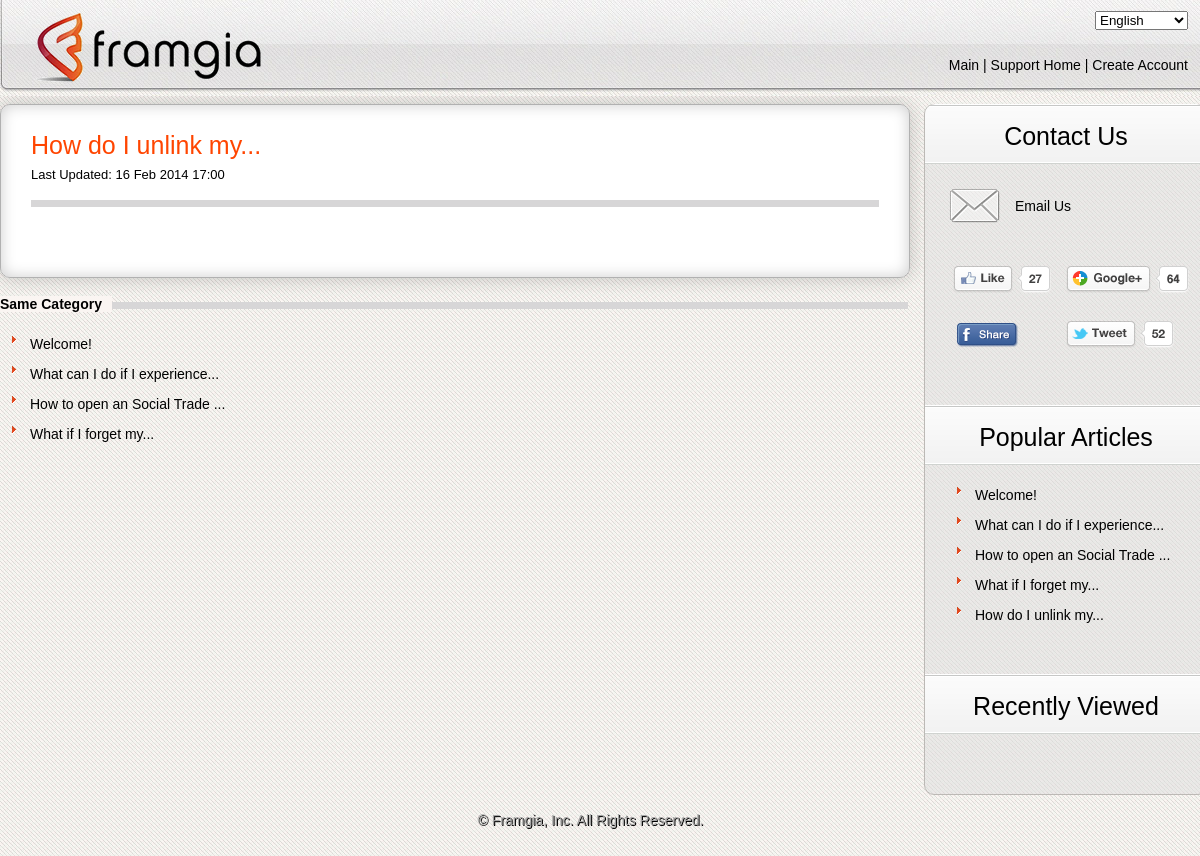
/article/genaral-help-c1-how-do-i-unlink-my-i5.html, run on the app's committed database.
### tables this page shows
CREATE TABLE IF NOT EXISTS `articles` (
  `id` int(11) NOT NULL AUTO_INCREMENT,
  `category_id` int(11) NOT NULL DEFAULT '0',
  `title` text NOT NULL,
  `meta_description` text NOT NULL,
  `meta_keywords` text NOT NULL,
  `content` text NOT NULL,
  `origin_id` int(11) NOT NULL DEFAULT '0',
  `lang` varchar(45) NOT NULL DEFAULT 'english',
  `updated_at` timestamp NULL DEFAULT CURRENT_TIMESTAMP,
  `total_view` int(11) NOT NULL DEFAULT '0',
  PRIMARY KEY (`id`)
);

CREATE TABLE IF NOT EXISTS `categories` (
  `id` int(11) NOT NULL AUTO_INCREMENT,
  `category` varchar(255) NOT NULL,
  `origin_id` int(11) NOT NULL DEFAULT '0',
  `lang` varchar(45) NOT NULL DEFAULT 'english',
  PRIMARY KEY (`id`)
);

### application/libraries/layout.php (called while the page is built, shortened)
<?php
class Layout
{
    private $obj;
    private $layout_view;
    private $title = '';
    private $meta_description = '';
    private $meta_keywords = '';
    function __construct()
    {
        $this->obj = & get_instance();
    }
    function render_layout($layout = "")
    {
        $this->layout_view = $layout != "" ? $layout . EXT : "layouts/default" . EXT;
    }
    function view($view, $data = null, $return = false)
    {
        $data['content_for_layout'] = $this->obj->load->view($view, $data, true);
        $data['title_for_layout'] = $this->title;
        $data['meta_description'] = $this->meta_description;
        $data['meta_keywords'] = $this->meta_keywords;
        $data['js_for_layout'] = '';
        $data['css_for_layout'] = '';
        $output = $this->obj->load->view($this->layout_view, $data, $return);
        return $output;
    }
    function meta_description($meta_description)
    {
        $this->meta_description = $meta_description;
    }
    function meta_keywords($meta_keywords)
    {
        $this->meta_keywords = $meta_keywords;
    }
    function title($title)
    {
        $this->title = $title;
    }
}

### application/controllers/article/article.php (called while the page is built, shortened)
<?php
class Article extends Front_Controller {
    function view_detail($category_id = 0, $article_id = 0) {
        $article = get_article_by_id($article_id);
        set_total_view_by_id($article_id);
        $category = $this->category_model->get_by_id($category_id);
        $related_articles = get_related_articles($article_id, $category_id);
        $view_data = array(
            'article' => $article,
            'category' => $category,
            'related_articles' => $related_articles
        );
        $this->layout->title($article->title . ' | ' . $category->category . ' | ' . DEFAULT_SITE_TITLE);
        $this->layout->meta_description($article->meta_description . ' | ' . $category->category . ' | ' . DEFAULT_SITE_TITLE);
        $this->layout->meta_keywords($article->meta_description . ' | ' . $category->category . ' | ' . DEFAULT_SITE_TITLE);
        $this->layout->view('article/view_detail', $view_data);
    }
}

### index.php (called while the page is built, shortened)
<?php
require_once BASEPATH . 'core/CodeIgniter.php';

### application/libraries/csession.php (called while the page is built, shortened)
<?php
class Csession {
    function get($var = null, $namespace = 'default') {
        if (isset($var))
            return isset($_SESSION[$namespace][$var]) ? $_SESSION[$namespace][$var] : null;
        else
            return isset($_SESSION[$namespace]) ? $_SESSION[$namespace] : null;
    }
}

### application/helpers/article_helper.php (called while the page is built, shortened)
<?php
if (!function_exists('get_popular_articles')) {
    function get_popular_articles($limit = 5) {
        $CI = & get_instance();
        $CI->db->select('articles.*, categories.category');
        $CI->db->join('categories', 'categories.id = articles.category_id');
        $CI->db->where('articles.lang', !$CI->csession->get('lang') ? 'english' : $CI->csession->get('lang'));
        $CI->db->limit($limit);
        $CI->db->order_by('total_view', 'desc');
        return $CI->db->get('articles')->result();
    }
}
if (!function_exists('get_article_by_id')) {
    function get_article_by_id($article_id = 0) {
        $CI = & get_instance();
        $CI->db->where('id', $article_id);
        $CI->db->where('lang', !$CI->csession->get('lang') ? 'english' : $CI->csession->get('lang'));
        return $CI->db->get('articles')->row(0);
    }
}
if (!function_exists('set_total_view_by_id')) {
    function set_total_view_by_id($article_id = 0) {
        $article = get_article_by_id($article_id);
    }
}
if (!function_exists('get_related_articles')) {
    function get_related_articles($article_id = 0, $category_id = 0, $limit = 5) {
        $CI = & get_instance();
        $CI->db->where('id !=', $article_id);
        $CI->db->where('category_id', $category_id);
        $CI->db->where('lang', !$CI->csession->get('lang') ? 'english' : $CI->csession->get('lang'));
        $CI->db->limit($limit);
        $CI->db->order_by('updated_at');
        return $CI->db->get('articles')->result();
    }
}

### application/models/category_model.php (called while the page is built, shortened)
<?php
class Category_model extends CI_Model {
    var $table_name = 'categories';
    function get_by_id($category_id = 0) {
        $this->db->where('id', $category_id);
        return $this->db->get($this->table_name)->row(0);
    }
}

### application/helpers/friendly_url_helper.php (called while the page is built)
<?php
if (!function_exists("removesign")) {
    function removesign($str)
    {
        $sign = array("à", "á", "ạ", "ả", "ã", "â", "ầ", "ấ", "ậ", "ẩ", "ẫ", "ă", "ằ", "ắ"
        , "ặ", "ẳ", "ẵ", "è", "é", "ẹ", "ẻ", "ẽ", "ê", "ề", "ế", "ệ", "ể", "ễ", "ì", "í", "ị", "ỉ", "ĩ",
            "ò", "ó", "ọ", "ỏ", "õ", "ô", "ồ", "ố", "ộ", "ổ", "ỗ", "ơ"
        , "ờ", "ớ", "ợ", "ở", "ỡ",
            "ù", "ú", "ụ", "ủ", "ũ", "ư", "ừ", "ứ", "ự", "ử", "ữ",
            "ỳ", "ý", "ỵ", "ỷ", "ỹ",
            "đ",
            "À", "Á", "Ạ", "Ả", "Ã", "Â", "Ầ", "Ấ", "Ậ", "Ẩ", "Ẫ", "Ă"
        , "Ằ", "Ắ", "Ặ", "Ẳ", "Ẵ",
            "È", "É", "Ẹ", "Ẻ", "Ẽ", "Ê", "Ề", "Ế", "Ệ", "Ể", "Ễ",
            "Ì", "Í", "Ị", "Ỉ", "Ĩ",
            "Ò", "Ó", "Ọ", "Ỏ", "Õ", "Ô", "Ồ", "Ố", "Ộ", "Ổ", "Ỗ", "Ơ"
        , "Ờ", "Ớ", "Ợ", "Ở", "Ỡ",
            "Ù", "Ú", "Ụ", "Ủ", "Ũ", "Ư", "Ừ", "Ứ", "Ự", "Ử", "Ữ",
            "Ỳ", "Ý", "Ỵ", "Ỷ", "Ỹ",
            "Đ", "ê", "ù", "à");
        $unsign = array("a", "a", "a", "a", "a", "a", "a", "a", "a", "a", "a"
        , "a", "a", "a", "a", "a", "a",
            "e", "e", "e", "e", "e", "e", "e", "e", "e", "e", "e",
            "i", "i", "i", "i", "i",
            "o", "o", "o", "o", "o", "o", "o", "o", "o", "o", "o", "o"
        , "o", "o", "o", "o", "o",
            "u", "u", "u", "u", "u", "u", "u", "u", "u", "u", "u",
            "y", "y", "y", "y", "y",
            "d",
            "A", "A", "A", "A", "A", "A", "A", "A", "A", "A", "A", "A"
        , "A", "A", "A", "A", "A",
            "E", "E", "E", "E", "E", "E", "E", "E", "E", "E", "E",
            "I", "I", "I", "I", "I",
            "O", "O", "O", "O", "O", "O", "O", "O", "O", "O", "O", "O"
        , "O", "O", "O", "O", "O",
            "U", "U", "U", "U", "U", "U", "U", "U", "U", "U", "U",
            "Y", "Y", "Y", "Y", "Y",
            "D", "e", "u", "a");
        return str_replace($sign, $unsign, $str);
    }
}

### application/views/article/view_detail.php (the view, shortened to what this page needs)
<div class="box_shadow">
    <div class="box2">
        <h1 class="detail" style="color: orangered;"><?php echo $article->title; ?></h1>
        <h4>
            <?php echo lang('last_updated'); ?> <?php echo date('d M Y H:i', strtotime($article->updated_at)); ?>
        </h4>
        <span class="line"></span>
        <div style="clear: both;">&nbsp;</div>
    </div>
</div>
<div class="box3">
    <h2 class="lineful"><span class="bg_tx_grey"><?php echo lang('same_category'); ?></span></h2>
    <ul>
        <?php foreach ($related_articles as $article): ?>
            <li class="tx1">
                <?php echo anchor('/article/' . mb_strtolower(url_title(removesign($category->category))) . '-c' . $category->id . '-' . mb_strtolower(url_title(removesign($article->title))) . '-i' . $article->id, $article->title); ?>
            </li>
        <?php endforeach; ?>
    </ul>
</div>

### application/views/layouts/home/right_sidebar.php
<?php
$popular_articles = get_popular_articles();
?>
<div class="sub_box_r1">
    <p class="title_right_1"><?php echo lang('sidebar_Contact_Us'); ?></p>
    <ul class="box_content">
        <li class="email">
            <a href="mailto:bui.quy.duong@framgia.com"><?php echo lang('sidebar_Email_Us'); ?></a>
        </li>
        <li><img style="margin-top:30px" src="images/social.png" alt="" /></li>
    </ul>
</div>
<div class="sub_box_r2">
    <p class="title_right_2"><?php echo lang('sidebar_Popular_Questions'); ?></p>
    <ul class="box_content">
        <?php foreach ($popular_articles as $article): ?>
            <li class="tx1">
                <?php echo anchor('/article/' . mb_strtolower(url_title(removesign($article->category))) . '-c' . $article->category_id . '-' . mb_strtolower(url_title(removesign($article->title))) . '-i' . $article->id, $article->title); ?>
            </li>
        <?php endforeach; ?>
    </ul>
</div>
<div class="sub_box_r2">
    <p class="title_right_2"><?php echo lang('sidebar_Recently_Viewed'); ?></p>
    <ul class="box_content">
    </ul>
</div>

### assets/frontend/css/style.css (style rules this page uses)
* { margin:0; padding:0; }
body { padding:0px; margin:0px; font-family:Arial, Helvetica, sans-serif; font-size:14px; color:#000; line-height:20px; background:url(images/bg.jpg) repeat #fff; }
body, html, div, blockquote, img, label, p, h1, h2, h3, h4, h5, h6, pre, ul, ol, li, dl, dt, dd, form, a, fieldset, input, th, td { margin: 0; padding: 0; border: 0; outline: none; }
ul { list-style: none; }
p { font-size: 14px; }
a { text-decoration: none; }
img { vertical-align: center; }
h1, h2, h3, h4, h5, h6 { font-family:Arial, Helvetica, sans-serif; }
.box_shadow { float:left; box-shadow: 0px 0px 20px rgba(0, 0, 0, 0.2); -moz-box-shadow:0px 0px 20px rgba(0, 0, 0, 0.2); -webkit-box-shadow: 0px 0px 20px rgba(0, 0, 0, 0.2); border-radius:10px; margin-bottom:16px; }
.box2 { width:848px; float:left; box-shadow: 0px 0px 15px rgba(0, 0, 0, 0.2) inset; -moz-box-shadow:0px 0px 15px rgba(0, 0, 0, 0.2) inset; -webkit-box-shadow: 0px 0px 15px rgba(0, 0, 0, 0.2) inset; border:1px solid #b1b1b1; border-radius:10px; padding:30px; background:#fff; text-align:center; }
.box3 { width:908px; float:left; border:0px solid #dbd9d9; margin-bottom:15px; }
h1 { color: darkorange; font-size:25px; font-weight:lighter; margin:30px 16px 25px; }
h1.detail { font-size:25px; font-weight:lighter; margin:0px 0px 10px; color:#01633f; text-align:left; }
h4 { font-size:13px; font-weight:normal; text-align:left; }
h2 { font-size:15px; text-transform:uppercase; color:orange; background: left url(images/line_title.png) repeat-x; height:20px; margin-right:-15px; }
h2.lineful { margin-right:0px; margin-bottom:20px; text-transform:capitalize; font-size:14px; color:#000; }
span.bg_tx_grey { background:#faf5f2; padding-right:10px; }
.tx1 { font-size:14px; background:url(images/icon2.png) no-repeat; display:block; padding-left:20px; margin-left:10px; line-height:20px; margin-bottom:10px; }
.tx1 a { color:#000; }
.sub_box_r1 { width:100%; border-radius: 10px 10px 0px 0px; }
.sub_box_r2 { width:100%; }
.title_right_1 { width:282px; height:40px; background:url(images/bg_title.png) repeat; font-size:25px; font-weight:lighter; margin-top:-1px; border-radius: 10px 10px 0px 0px; text-align:center; padding-top:20px; }
.title_right_2 { width:282px; height:40px; background:url(images/bg_title.png) repeat; font-size:25px; font-weight:lighter; margin-top:-1px; text-align:center; padding-top:20px; }
.box_content { width:242px; padding:20px 20px 40px 20px; }
.email { background: left url(images/email_icon.png) no-repeat; padding-left:70px; height:43px; line-height:45px; }
.email a { color:#000; display:block; }
span.line { width:100%; height:7px; background:#d7d6d7; float:left; position:relative; margin:15px 0px 20px 0px; }
p { text-align:justify; line-height:25px; }

### data on the page
articles: title "How do I unlink my...", updated_at "16 Feb 2014 17:00", category+title+id "How do I unlink my..."
articles: category+title+id "Welcome!"
articles: category+title+id "What can I do if I experience..."
articles: category+title+id "How to open an Social Trade ..."
articles: category+title+id "What if I forget my..."

### other printed values
lang('menu_top_Main') "Main"
lang('menu_top_Support_Home') "Support Home"
lang('menu_top_Create_Account') "Create Account"
lang('last_updated') "Last Updated:"
lang('same_category') "Same Category"
lang('sidebar_Contact_Us') "Contact Us"
lang('sidebar_Email_Us') "Email Us"
lang('sidebar_Popular_Questions') "Popular Articles"
lang('sidebar_Recently_Viewed') "Recently Viewed"
lang('footer_copy_right') "© Framgia, Inc. All Rights Reserved."
form field value "English"
